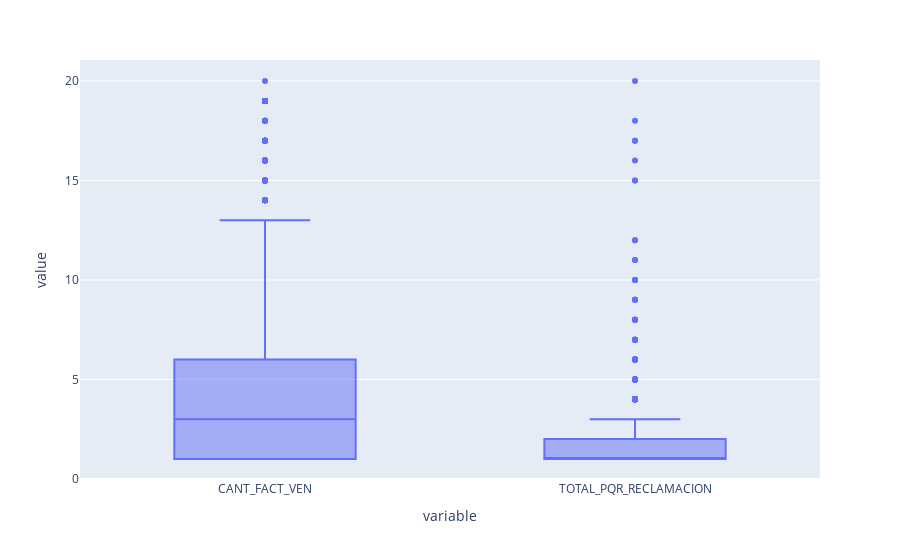

The code cell stored with this chart in its notebook:
### Code cell
fig = px.box(df3, y=['CANT_FACT_VEN', 'TOTAL_PQR_RECLAMACION'])
fig.show()

### Figure 1 — Plotly figure (JSON) as saved in the notebook; plotly's stock layout.template omitted (floating-point values rounded to 4 significant figures; data arrays with more than 128 entries replaced by an {"elided": "..."} marker saying what was removed)
{"data": [{"alignmentgroup": "True", "hovertemplate": "variable=%{x}<br>value=%{y}<extra></extra>", "legendgroup": "", "marker": {"color": "#636efa"}, "name": "", "notched": false, "offsetgroup": "", "orientation": "v", "showlegend": false, "type": "box", "x": {"elided": "3878 str values"}, "x0": " ", "xaxis": "x", "y": {"elided": "3878 int values"}, "y0": " ", "yaxis": "y"}], "layout": {"autosize": true, "boxmode": "group", "legend": {"tracegroupgap": 0}, "margin": {"t": 60}, "xaxis": {"anchor": "y", "autorange": true, "domain": [0, 1], "range": [-0.5, 1.5], "title": {"text": "variable"}, "type": "category"}, "yaxis": {"anchor": "x", "autorange": true, "domain": [0, 1], "range": [-0.05556, 21.06], "title": {"text": "value"}, "type": "linear"}}}
